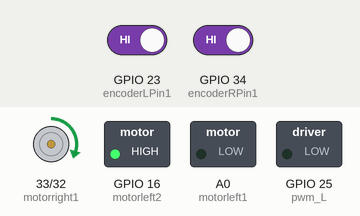
Simulated run of this sketch. Board: ESP8266 (NodeMCU). Parts: motor-driver pin pairs drawn as motors (green arrow = first pin HIGH = forward, orange = second pin HIGH = backward, longer = more drive, scaled by the enable pin), switched loads named in the sketch (green lamp = pin HIGH). The test bench sets the inputs (shaded band); at power-on: GPIO 23 (encoderLPin1) HIGH, GPIO 34 (encoderRPin1) HIGH. What the sketch prints to the serial monitor is not drawn.

Above: at 0.5 s.
Timing chart, 0 to 3.0 s (numbered marks = the images above):
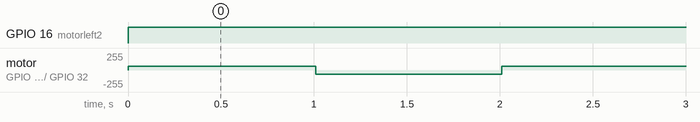

Measured:
- by itself, GPIO 16 (motorleft2): LOW → HIGH at 0.00 s
- by itself, motor on GPIO 33 (motorright1) / GPIO 32 (motorright2): alternates forward 60/255 for 1.0 s and backward 60/255 for 1.0 s

The sketch:

AA_tune_vitesse_enim2025.ino
```cpp
#include <Arduino.h>
#include <Ticker.h>
#include <PID_v1.h>
/*
float spacing_encoder = 133.0;  //132
#define T 10
#define rampmax 450.0
#define spacing_wheel 133
*/
//#define MaxPami
#define T 10
#define TimeOut 100;
//float kp1r = 5.0;
//float kd1r = 0.0005;


//#define PIN_INPUT 0
//#define PIN_OUTPUT 3
long int j=0;
//Define Variables we'll be connecting to
double Setpoint, Input, Output;

//Specify the links and initial tuning parameters
double Kp=5, Ki=30.0, Kd=0;
//double Kp=4.5, Ki=32.0, Kd=0;

const int demi_periode=1000;
int p=0;

/*
float kp1r = 5.0;
float kd1r = 0.0005;
float kp1m = 3.0;
float kd1m = 0.0005;
float ki1 = 0.0135;
float kp2 = 1.3;
float right_radius = 45.0;
float left_radius = 45.0;
float kbm = 10;
float kbr = 5;
*/
float right_radius = 45.0;
float left_radius = 45.0;
//#define MSG_BUFFER_SIZE (30)
/*
unsigned long timer = 0;
float timeStep = 0.01;
float mean, variance;
*/
int prevcountR = 0;
int prevcountL = 0;
int dalpha_counter = 0;
int d_right;
int d_left;
float totalR;
float totalL;
float dL, dC, dR;
float X = 0, Y = 0, alpha = 0, alpha_deg = 0;
float speedL, speedR;
double ZoneX = 0, ZoneY = 0;
int tickmmR, tickmmL;
int prevCountL, prevCountR;
float right_resolution = 205;
float right_precision = 1;

float left_resolution =205;
float left_precision = 1;

volatile float d_right_counter;
volatile float d_left_counter;
volatile float total_centre;
volatile float right_encoder_speed;
volatile float left_encoder_speed;
volatile float alpha_speed;
volatile float d_alpha_counter;
volatile float right_speed;
volatile float left_speed;
volatile float GyroSpeed = 0;
volatile float GyroAngle = 0;


float rawalpha;
float prev_pos_error;
float prev_vel_error;
float integ_error;
float d_error;
float t;
float first;
float now;
float lastTime;
unsigned long Gtime;
unsigned long p_lastTime;
double ramp;
float pos_error;
float consigne_vel;
float vel_error;
float consigne_right;
float VR;
float VL;
float consigne_left;
float vitesse_right;
float left_distance;
float bal_error;
int Timeout=50;
int i = 0;
//ESP32
/*
const int encoderLPin1 = 35;
const int encoderLPin2 = 34;
const int encoderRPin1 = 23;
const int encoderRPin2 = 18;
*/
const int encoderLPin1 = 23;
const int encoderLPin2 = 18;
const int encoderRPin1 = 34;
const int encoderRPin2 = 35;
/*
const int motorleft1 =16; //in2A
const int motorleft2 = 17; //in1A
const int motorright1 = 32;  //in2B
const int motorright2 =  33 ;  //in1B
const int pwm_R=26 ;           // pwmB 5
const int pwm_L=25;          // pwmA
*/
const int motorleft1 = 17;  //in2B
const int motorleft2 =  16;  //in1B
const int motorright1 =     33; //in2A
const int motorright2 =  32; //in1A
const int pwm_R= 26;          // pwmA
const int pwm_L=25 ;           // pwmB 5
//ESP86
/*

const int motorleft1 = 32;
const int motorleft2 = 33;
const int motorright1 = 25;
const int motorright2 = 26;


//*/
unsigned long gtime;
volatile int counterL = 0;
volatile int counterR = 0;


long duration;
float distanceCm;
float distanceInch;
unsigned long Tt = 0, Ttt = 0;
uint8_t TimeInterval = 10000;

/*
void callback(char* topic, byte* payload, unsigned int length) {
  if (!strcmp(topic, "systemCommand")) {
    double distance = 0;
    double rotation = 0;
    strlcpy(SendMsg, (char*)payload, length + 1);
    sscanf(SendMsg, "%lf,%lf", &distance, &rotation);
    move_distance(distance);
    if (rotation != 0) {
      //calibrate(20);
      rotate(rotation);
      //orientate(rotation);
    }
    //Robot_Locate(distance, rotation);
  }
  else if (!strcmp(topic, "setCoeffs")) {
    double newKpp=0,newKdp=0,newKpv=0,newKiv=0,newKb=0;
    strlcpy(SendMsg, (char*)payload, length + 1);
    sscanf(SendMsg, "%lf,%lf,%lf,%lf,%lf", &newKpp,&newKdp,&newKpv,&newKiv,&newKb);
    if(newKpp!=-1)
      kp1m=newKpp;
    if(newKdp!=-1)
      kd1m=newKdp;
    if(newKpv!=-1)
      kp2=newKpv;
    if(newKiv!=-1)
      ki1=newKiv;
    if(newKb!=-1)
      kbm=newKb;
    delay(100);
    sprintf(SendMsg, "%lf,%lf,%lf,%lf,%lf", kp1m,kd1m,kp2,ki1,kbm);
    client.publish("tuneVerif",SendMsg);
  }
  else if (!strcmp(topic, "robotLocate")) {
    double x = 0;
    double y = 0;
    strlcpy(SendMsg, (char*)payload, length + 1);
    sscanf(SendMsg, "%lf,%lf", &x, &y);
    Robot_Locate(x, y);
  }

}
*/


/*void reconnect() {
  // Loop until we're reconnected
  while (!client.connected()) {
    // Create a random client ID
    String clientId = "ESP8266Client-";
    clientId += String(random(0xffff), HEX);
    // Attempt to connect
    if (client.connect(clientId.c_str())) {
      client.subscribe("Pami
Orders2");
      client.subscribe("TogglePosition2");
      client.subscribe("Pami
Position2");
      client.subscribe("Pami
Timeout2");

    } else {
      // Wait 5 seconds before retrying
      delay(1000);
    }
  }
  if (GyroTnek) {
    client.publish("Pami
Feedback", "Gyro tnek");
  }
  client.publish("Pami
Feedback", "Hani Connectit");
}*/
PID myPID(&Input, &Output, &Setpoint, Kp, Ki, Kd,true, DIRECT);
void IRAM_ATTR handleEncoderA() {
  int a = digitalRead(encoderLPin1);
  int b = digitalRead(encoderLPin2);

  if (a == b) {
    counterL++;
  } else {
    counterL--;
  }
}
void IRAM_ATTR handleEncoderB() {
  int a = digitalRead(encoderRPin1);
  int b = digitalRead(encoderRPin2);

  if (a == b) {
    counterR++;
  } else {
    counterR--;
  }
}

float ticks_to_distance(int x, float r, int resolution, int precision) {
  return (x * 2 * PI * r / (resolution * precision)); //return distance that map the number of ticks
}

void update_position(void) {
  d_right = counterR - prevcountR;
  prevcountR = counterR;
  dR = ticks_to_distance(d_right, right_radius, right_resolution, right_precision);  // d_right count - prevvount en 10 ms
  totalR += dR;
  d_right_counter += dR;
  d_left = counterL - prevcountL;
  prevcountL = counterL;
  dL = ticks_to_distance(d_left, left_radius, left_resolution, left_precision);
  totalL += dL;
  d_left_counter += dL;
  dC = (dR + dL) / 2;
  total_centre += dC;
}
void speed_calcul(void) {
  right_speed = d_right_counter / T * 1000;
  d_right_counter = 0;
  left_speed = d_left_counter / T * 1000;
  d_left_counter = 0;
  alpha_speed = d_alpha_counter / T * 1000;
  d_alpha_counter = 0;
  /* right_speed = (right_encoder_speed + left_encoder_speed) / 2 + alpha_speed * spacing_wheel / 2;
  left_speed = (right_encoder_speed + left_encoder_speed) / 2 - alpha_speed * spacing_wheel / 2;*/
}

void odometry() {
  update_position();
  if (i == 2) {   //because T=2*0.005 of timer odometry
    speed_calcul();
    i = 0;
  }
  i++;
}
void set_motors(int cmdR, int cmdL) {
  if (cmdR > 0) {
    digitalWrite(motorright1, HIGH);
    digitalWrite(motorright2, LOW);
    analogWrite(pwm_R,abs(cmdR));
  } else {
    digitalWrite(motorright2,HIGH);
    digitalWrite(motorright1, LOW);
    analogWrite(pwm_R,abs(cmdR));

  }
  if (cmdL > 0) {
    digitalWrite(motorleft1, HIGH);
    digitalWrite(motorleft2, LOW);
    analogWrite(pwm_L,abs(cmdL));

  } else {
    digitalWrite(motorleft2,HIGH);
    digitalWrite(motorleft1, LOW);
    analogWrite(pwm_L,abs(cmdL));
  }
}

void stop_motors() {
  digitalWrite(motorleft1, LOW);
  digitalWrite(motorleft2, LOW);
  digitalWrite(motorright1, LOW);
  digitalWrite(motorright2, LOW);

}

Ticker Timer1;
Ticker Timer2;
void setup() {
  Serial.begin(500000);
  Setpoint = 500;

  //turn the PID on
  myPID.SetMode(AUTOMATIC);

  //myPID.SetMode(MANUAL);
  //zmyPID.SetMode(AUTOMATIC);
  myPID.SetOutputLimits(-700, 700); // Limites de la commande PWM
  myPID.SetSampleTime(T);
  pinMode(encoderLPin1, INPUT_PULLUP);
  pinMode(encoderRPin1, INPUT_PULLUP);
  pinMode(encoderLPin2, INPUT_PULLUP);
  pinMode(encoderRPin2, INPUT_PULLUP);

  pinMode(motorleft1, OUTPUT);
  pinMode(motorleft2, OUTPUT);
  pinMode(motorright1, OUTPUT);
  pinMode(motorright2, OUTPUT);
  pinMode(pwm_R, OUTPUT);
  pinMode(pwm_L, OUTPUT);


  attachInterrupt(digitalPinToInterrupt(encoderLPin1), handleEncoderA, CHANGE);
  attachInterrupt(digitalPinToInterrupt(encoderRPin1), handleEncoderB, CHANGE);
  Timer1.attach(0.005, odometry);

  Tt=millis();
  p_lastTime=millis();


/*
  if (!gyro.init()) {
    Serial.println("Failed to autodetect gyro type!");
    GyroTnek = true;
  }
  */
  /*if (!GyroTnek) {
    delay(1000);
    gyro.enableDefault();
    calibrate(200);
  }*/
  //***********************
  //gtime = millis();
  //Timer2.attach(0.01, UpdateAngle);


}


void loop()
{
  /*
Serial.print("Tt:");
Serial.println(Tt);
Serial.print("Ttt:");
Serial.println(Ttt);

  Ttt = millis();
  if( (Ttt -Tt)< TimeInterval )
  {
Input =right_speed;
myPID.Compute();
set_motors(Output, Output);
  //analogWrite(PIN_OUTPUT, Output);
  //set_motors((int)constrain(Output, -255, 255), (int)constrain(Output, -255, 255));
j++;
if (j==5){

Serial.print("PI_output:");
Serial.print(Output);
Serial.print(",");
Serial.print("target_velocity==PD_output:");
Serial.print(Setpoint);
Serial.print(",");
Serial.print("measured_velocity_R:");
Serial.print(right_speed);
Serial.println(",");

  j=0;
}

    //Tt= millis();
  }
  else stop_motors();
*/

//for(int p=0;p<500;p++){

//}
//delay(3000);
/*
Input =right_speed;
myPID.Compute();
set_motors(Output, Output);
//j++;
//if (j==5){

Serial.print("PI_output:");
Serial.print(Output);
Serial.print(",");
*/
//Serial.print("target_velocity==PD_output:");
//Serial.print(Setpoint);
//Serial.print(",");
/*
set_motors(0,255);
Serial.print("measured_velocity_R:");
Serial.print(left_speed);
Serial.println(",");
*/

//  j=0;
//}

unsigned long p_now = millis();
   int p_timeChange = (p_now - p_lastTime);
   //if(timeChange>=SampleTime)
   if(p_timeChange>=demi_periode)
   {
    Setpoint = - Setpoint;
    p_lastTime = p_now;
 }
Input =right_speed ;
myPID.Compute();
set_motors(((Output*200)/2300),0);
j++;
if(j==2500){
  Serial.print("Consigne:");
  Serial.print(Setpoint);
  Serial.print(",");
  Serial.print("pi_out:");
  Serial.print(Output);
  Serial.print(",");
  Serial.print("measured_velocity_R:");
  Serial.println(right_speed);
  j=0;
  }


}
```
